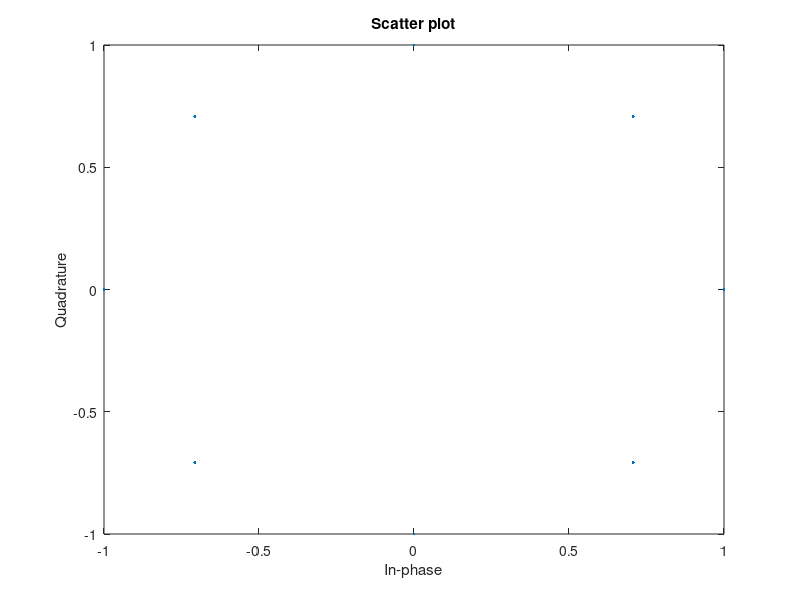

Write MATLAB code to recreate this figure.
clc;
clear all;
%transmit antennas here
Nt = 4;
L = 8;
%get the spectral efficiency
m_all = log2(Nt*L);
%enter the modulation order
M = 8;
%look up table for the symbols
lut = pskmod([0:M-1], M);
scatterplot(lut);
%empty transmit vector
x = zeros(1, Nt);
%random bits gen
%get to parallel imm.
x_i = randi([0 1], m_all, 1).';
%sub vector the x_i
%antenna select
x_as = [x_i(1) x_i(2)];
%symbol bitvector
x_bit = [x_i(3) x_i(4) x_i(5)];
%symbol mapping
x_sym1 = bi2de(x_bit, 'left-msb');
x_sym = lut(x_sym1);
%the x is of size 1xNt
sym_pos = bi2de(x_as, 'left-msb') + 1;
x(sym_pos) = x_sym;
x
